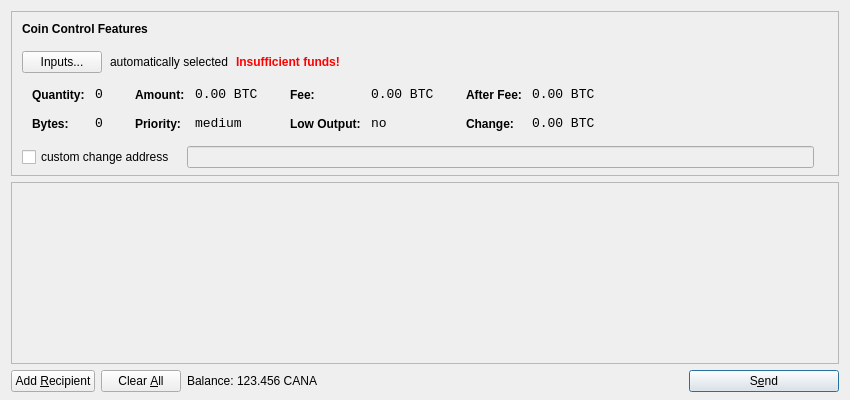
<?xml version="1.0" encoding="UTF-8"?>
<ui version="4.0">
 <class>SendCoinsDialog</class>
 <widget class="QDialog" name="SendCoinsDialog">
  <property name="geometry">
   <rect>
    <x>0</x>
    <y>0</y>
    <width>850</width>
    <height>400</height>
   </rect>
  </property>
  <property name="windowTitle">
   <string>Send Coins</string>
  </property>
  <layout class="QVBoxLayout" name="verticalLayout" stretch="0,1,0">
   <property name="bottomMargin">
    <number>8</number>
   </property>
   <item>
    <widget class="QFrame" name="frameCoinControl">
     <property name="sizePolicy">
      <sizepolicy hsizetype="Expanding" vsizetype="Expanding">
       <horstretch>0</horstretch>
       <verstretch>0</verstretch>
      </sizepolicy>
     </property>
     <property name="maximumSize">
      <size>
       <width>16777215</width>
       <height>16777215</height>
      </size>
     </property>
     <property name="frameShape">
      <enum>QFrame::StyledPanel</enum>
     </property>
     <property name="frameShadow">
      <enum>QFrame::Sunken</enum>
     </property>
     <layout class="QVBoxLayout" name="verticalLayoutCoinControl2">
      <property name="spacing">
       <number>-1</number>
      </property>
      <property name="leftMargin">
       <number>0</number>
      </property>
      <property name="topMargin">
       <number>0</number>
      </property>
      <property name="rightMargin">
       <number>0</number>
      </property>
      <property name="bottomMargin">
       <number>6</number>
      </property>
      <item>
       <layout class="QVBoxLayout" name="verticalLayoutCoinControl" stretch="0,0,0,0,1">
        <property name="spacing">
         <number>0</number>
        </property>
        <property name="leftMargin">
         <number>10</number>
        </property>
        <property name="topMargin">
         <number>10</number>
        </property>
        <item>
         <layout class="QHBoxLayout" name="horizontalLayoutCoinControl1">
          <property name="bottomMargin">
           <number>15</number>
          </property>
          <item>
           <widget class="QLabel" name="labelCoinControlFeatures">
            <property name="sizePolicy">
             <sizepolicy hsizetype="Preferred" vsizetype="Maximum">
              <horstretch>0</horstretch>
              <verstretch>0</verstretch>
             </sizepolicy>
            </property>
            <property name="font">
             <font>
              <weight>75</weight>
              <bold>true</bold>
             </font>
            </property>
            <property name="styleSheet">
             <string notr="true">font-weight:bold;</string>
            </property>
            <property name="text">
             <string>Coin Control Features</string>
            </property>
           </widget>
          </item>
         </layout>
        </item>
        <item>
         <layout class="QHBoxLayout" name="horizontalLayoutCoinControl2" stretch="0,0,0,0">
          <property name="spacing">
           <number>8</number>
          </property>
          <property name="bottomMargin">
           <number>10</number>
          </property>
          <item>
           <widget class="QPushButton" name="pushButtonCoinControl">
            <property name="styleSheet">
             <string notr="true"/>
            </property>
            <property name="text">
             <string>Inputs...</string>
            </property>
           </widget>
          </item>
          <item>
           <widget class="QLabel" name="labelCoinControlAutomaticallySelected">
            <property name="text">
             <string>automatically selected</string>
            </property>
            <property name="margin">
             <number>5</number>
            </property>
           </widget>
          </item>
          <item>
           <widget class="QLabel" name="labelCoinControlInsuffFunds">
            <property name="font">
             <font>
              <weight>75</weight>
              <bold>true</bold>
             </font>
            </property>
            <property name="styleSheet">
             <string notr="true">color:red;font-weight:bold;</string>
            </property>
            <property name="text">
             <string>Insufficient funds!</string>
            </property>
            <property name="margin">
             <number>5</number>
            </property>
           </widget>
          </item>
          <item>
           <spacer name="horizontalSpacerCoinControl">
            <property name="orientation">
             <enum>Qt::Horizontal</enum>
            </property>
            <property name="sizeHint" stdset="0">
             <size>
              <width>40</width>
              <height>1</height>
             </size>
            </property>
           </spacer>
          </item>
         </layout>
        </item>
        <item>
         <widget class="QWidget" name="widgetCoinControl" native="true">
          <property name="sizePolicy">
           <sizepolicy hsizetype="Preferred" vsizetype="Preferred">
            <horstretch>0</horstretch>
            <verstretch>0</verstretch>
           </sizepolicy>
          </property>
          <property name="minimumSize">
           <size>
            <width>0</width>
            <height>0</height>
           </size>
          </property>
          <property name="styleSheet">
           <string notr="true"/>
          </property>
          <layout class="QHBoxLayout" name="horizontalLayoutCoinControl5">
           <property name="margin">
            <number>0</number>
           </property>
           <item>
            <layout class="QHBoxLayout" name="horizontalLayoutCoinControl3" stretch="0,0,0,1">
             <property name="spacing">
              <number>20</number>
             </property>
             <property name="topMargin">
              <number>0</number>
             </property>
             <property name="bottomMargin">
              <number>10</number>
             </property>
             <item>
              <layout class="QFormLayout" name="formLayoutCoinControl1">
               <property name="horizontalSpacing">
                <number>10</number>
               </property>
               <property name="verticalSpacing">
                <number>14</number>
               </property>
               <property name="leftMargin">
                <number>10</number>
               </property>
               <property name="topMargin">
                <number>4</number>
               </property>
               <property name="rightMargin">
                <number>6</number>
               </property>
               <item row="0" column="0">
                <widget class="QLabel" name="labelCoinControlQuantityText">
                 <property name="styleSheet">
                  <string notr="true">font-weight:bold;</string>
                 </property>
                 <property name="text">
                  <string>Quantity:</string>
                 </property>
                 <property name="margin">
                  <number>0</number>
                 </property>
                </widget>
               </item>
               <item row="0" column="1">
                <widget class="QLabel" name="labelCoinControlQuantity">
                 <property name="font">
                  <font>
                   <family>Monospace</family>
                   <pointsize>10</pointsize>
                  </font>
                 </property>
                 <property name="cursor">
                  <cursorShape>IBeamCursor</cursorShape>
                 </property>
                 <property name="contextMenuPolicy">
                  <enum>Qt::ActionsContextMenu</enum>
                 </property>
                 <property name="text">
                  <string notr="true">0</string>
                 </property>
                 <property name="margin">
                  <number>0</number>
                 </property>
                 <property name="textInteractionFlags">
                  <set>Qt::LinksAccessibleByMouse|Qt::TextSelectableByKeyboard|Qt::TextSelectableByMouse</set>
                 </property>
                </widget>
               </item>
               <item row="1" column="0">
                <widget class="QLabel" name="labelCoinControlBytesText">
                 <property name="styleSheet">
                  <string notr="true">font-weight:bold;</string>
                 </property>
                 <property name="text">
                  <string>Bytes:</string>
                 </property>
                </widget>
               </item>
               <item row="1" column="1">
                <widget class="QLabel" name="labelCoinControlBytes">
                 <property name="font">
                  <font>
                   <family>Monospace</family>
                   <pointsize>10</pointsize>
                  </font>
                 </property>
                 <property name="cursor">
                  <cursorShape>IBeamCursor</cursorShape>
                 </property>
                 <property name="contextMenuPolicy">
                  <enum>Qt::ActionsContextMenu</enum>
                 </property>
                 <property name="text">
                  <string notr="true">0</string>
                 </property>
                 <property name="textInteractionFlags">
                  <set>Qt::LinksAccessibleByMouse|Qt::TextSelectableByKeyboard|Qt::TextSelectableByMouse</set>
                 </property>
                </widget>
               </item>
              </layout>
             </item>
             <item>
              <layout class="QFormLayout" name="formLayoutCoinControl2">
               <property name="horizontalSpacing">
                <number>10</number>
               </property>
               <property name="verticalSpacing">
                <number>14</number>
               </property>
               <property name="leftMargin">
                <number>6</number>
               </property>
               <property name="topMargin">
                <number>4</number>
               </property>
               <property name="rightMargin">
                <number>6</number>
               </property>
               <item row="0" column="0">
                <widget class="QLabel" name="labelCoinControlAmountText">
                 <property name="styleSheet">
                  <string notr="true">font-weight:bold;</string>
                 </property>
                 <property name="text">
                  <string>Amount:</string>
                 </property>
                 <property name="margin">
                  <number>0</number>
                 </property>
                </widget>
               </item>
               <item row="0" column="1">
                <widget class="QLabel" name="labelCoinControlAmount">
                 <property name="font">
                  <font>
                   <family>Monospace</family>
                   <pointsize>10</pointsize>
                  </font>
                 </property>
                 <property name="cursor">
                  <cursorShape>IBeamCursor</cursorShape>
                 </property>
                 <property name="contextMenuPolicy">
                  <enum>Qt::ActionsContextMenu</enum>
                 </property>
                 <property name="text">
                  <string notr="true">0.00 BTC</string>
                 </property>
                 <property name="textInteractionFlags">
                  <set>Qt::LinksAccessibleByMouse|Qt::TextSelectableByKeyboard|Qt::TextSelectableByMouse</set>
                 </property>
                </widget>
               </item>
               <item row="1" column="0">
                <widget class="QLabel" name="labelCoinControlPriorityText">
                 <property name="styleSheet">
                  <string notr="true">font-weight:bold;</string>
                 </property>
                 <property name="text">
                  <string>Priority:</string>
                 </property>
                </widget>
               </item>
               <item row="1" column="1">
                <widget class="QLabel" name="labelCoinControlPriority">
                 <property name="font">
                  <font>
                   <family>Monospace</family>
                   <pointsize>10</pointsize>
                  </font>
                 </property>
                 <property name="cursor">
                  <cursorShape>IBeamCursor</cursorShape>
                 </property>
                 <property name="contextMenuPolicy">
                  <enum>Qt::ActionsContextMenu</enum>
                 </property>
                 <property name="text">
                  <string>medium</string>
                 </property>
                 <property name="textInteractionFlags">
                  <set>Qt::LinksAccessibleByMouse|Qt::TextSelectableByKeyboard|Qt::TextSelectableByMouse</set>
                 </property>
                </widget>
               </item>
              </layout>
             </item>
             <item>
              <layout class="QFormLayout" name="formLayoutCoinControl3">
               <property name="horizontalSpacing">
                <number>10</number>
               </property>
               <property name="verticalSpacing">
                <number>14</number>
               </property>
               <property name="leftMargin">
                <number>6</number>
               </property>
               <property name="topMargin">
                <number>4</number>
               </property>
               <property name="rightMargin">
                <number>6</number>
               </property>
               <item row="0" column="0">
                <widget class="QLabel" name="labelCoinControlFeeText">
                 <property name="styleSheet">
                  <string notr="true">font-weight:bold;</string>
                 </property>
                 <property name="text">
                  <string>Fee:</string>
                 </property>
                 <property name="margin">
                  <number>0</number>
                 </property>
                </widget>
               </item>
               <item row="0" column="1">
                <widget class="QLabel" name="labelCoinControlFee">
                 <property name="font">
                  <font>
                   <family>Monospace</family>
                   <pointsize>10</pointsize>
                  </font>
                 </property>
                 <property name="cursor">
                  <cursorShape>IBeamCursor</cursorShape>
                 </property>
                 <property name="contextMenuPolicy">
                  <enum>Qt::ActionsContextMenu</enum>
                 </property>
                 <property name="text">
                  <string notr="true">0.00 BTC</string>
                 </property>
                 <property name="textInteractionFlags">
                  <set>Qt::LinksAccessibleByMouse|Qt::TextSelectableByKeyboard|Qt::TextSelectableByMouse</set>
                 </property>
                </widget>
               </item>
               <item row="1" column="0">
                <widget class="QLabel" name="labelCoinControlLowOutputText">
                 <property name="styleSheet">
                  <string notr="true">font-weight:bold;</string>
                 </property>
                 <property name="text">
                  <string>Low Output:</string>
                 </property>
                </widget>
               </item>
               <item row="1" column="1">
                <widget class="QLabel" name="labelCoinControlLowOutput">
                 <property name="font">
                  <font>
                   <family>Monospace</family>
                   <pointsize>10</pointsize>
                  </font>
                 </property>
                 <property name="cursor">
                  <cursorShape>IBeamCursor</cursorShape>
                 </property>
                 <property name="contextMenuPolicy">
                  <enum>Qt::ActionsContextMenu</enum>
                 </property>
                 <property name="text">
                  <string>no</string>
                 </property>
                 <property name="textInteractionFlags">
                  <set>Qt::LinksAccessibleByMouse|Qt::TextSelectableByKeyboard|Qt::TextSelectableByMouse</set>
                 </property>
                </widget>
               </item>
              </layout>
             </item>
             <item>
              <layout class="QFormLayout" name="formLayoutCoinControl4">
               <property name="horizontalSpacing">
                <number>10</number>
               </property>
               <property name="verticalSpacing">
                <number>14</number>
               </property>
               <property name="leftMargin">
                <number>6</number>
               </property>
               <property name="topMargin">
                <number>4</number>
               </property>
               <property name="rightMargin">
                <number>6</number>
               </property>
               <item row="0" column="0">
                <widget class="QLabel" name="labelCoinControlAfterFeeText">
                 <property name="styleSheet">
                  <string notr="true">font-weight:bold;</string>
                 </property>
                 <property name="text">
                  <string>After Fee:</string>
                 </property>
                 <property name="margin">
                  <number>0</number>
                 </property>
                </widget>
               </item>
               <item row="0" column="1">
                <widget class="QLabel" name="labelCoinControlAfterFee">
                 <property name="font">
                  <font>
                   <family>Monospace</family>
                   <pointsize>10</pointsize>
                  </font>
                 </property>
                 <property name="cursor">
                  <cursorShape>IBeamCursor</cursorShape>
                 </property>
                 <property name="contextMenuPolicy">
                  <enum>Qt::ActionsContextMenu</enum>
                 </property>
                 <property name="text">
                  <string notr="true">0.00 BTC</string>
                 </property>
                 <property name="textInteractionFlags">
                  <set>Qt::LinksAccessibleByMouse|Qt::TextSelectableByKeyboard|Qt::TextSelectableByMouse</set>
                 </property>
                </widget>
               </item>
               <item row="1" column="0">
                <widget class="QLabel" name="labelCoinControlChangeText">
                 <property name="styleSheet">
                  <string notr="true">font-weight:bold;</string>
                 </property>
                 <property name="text">
                  <string>Change:</string>
                 </property>
                </widget>
               </item>
               <item row="1" column="1">
                <widget class="QLabel" name="labelCoinControlChange">
                 <property name="font">
                  <font>
                   <family>Monospace</family>
                   <pointsize>10</pointsize>
                  </font>
                 </property>
                 <property name="cursor">
                  <cursorShape>IBeamCursor</cursorShape>
                 </property>
                 <property name="contextMenuPolicy">
                  <enum>Qt::ActionsContextMenu</enum>
                 </property>
                 <property name="text">
                  <string notr="true">0.00 BTC</string>
                 </property>
                 <property name="textInteractionFlags">
                  <set>Qt::LinksAccessibleByMouse|Qt::TextSelectableByKeyboard|Qt::TextSelectableByMouse</set>
                 </property>
                </widget>
               </item>
              </layout>
             </item>
            </layout>
           </item>
          </layout>
         </widget>
        </item>
        <item>
         <layout class="QHBoxLayout" name="horizontalLayoutCoinControl4" stretch="0,0,0">
          <property name="spacing">
           <number>12</number>
          </property>
          <property name="sizeConstraint">
           <enum>QLayout::SetDefaultConstraint</enum>
          </property>
          <property name="topMargin">
           <number>5</number>
          </property>
          <property name="rightMargin">
           <number>5</number>
          </property>
          <item>
           <widget class="QCheckBox" name="checkBoxCoinControlChange">
            <property name="text">
             <string>custom change address</string>
            </property>
           </widget>
          </item>
          <item>
           <widget class="QLineEdit" name="lineEditCoinControlChange">
            <property name="enabled">
             <bool>false</bool>
            </property>
            <property name="sizePolicy">
             <sizepolicy hsizetype="Expanding" vsizetype="Fixed">
              <horstretch>0</horstretch>
              <verstretch>0</verstretch>
             </sizepolicy>
            </property>
           </widget>
          </item>
          <item>
           <widget class="QLabel" name="labelCoinControlChangeLabel">
            <property name="sizePolicy">
             <sizepolicy hsizetype="Preferred" vsizetype="Expanding">
              <horstretch>0</horstretch>
              <verstretch>0</verstretch>
             </sizepolicy>
            </property>
            <property name="minimumSize">
             <size>
              <width>0</width>
              <height>0</height>
             </size>
            </property>
            <property name="text">
             <string/>
            </property>
            <property name="margin">
             <number>3</number>
            </property>
           </widget>
          </item>
         </layout>
        </item>
        <item>
         <spacer name="verticalSpacerCoinControl">
          <property name="orientation">
           <enum>Qt::Vertical</enum>
          </property>
          <property name="sizeHint" stdset="0">
           <size>
            <width>800</width>
            <height>1</height>
           </size>
          </property>
         </spacer>
        </item>
       </layout>
      </item>
     </layout>
    </widget>
   </item>
   <item>
    <widget class="QScrollArea" name="scrollArea">
     <property name="widgetResizable">
      <bool>true</bool>
     </property>
     <widget class="QWidget" name="scrollAreaWidgetContents">
      <property name="geometry">
       <rect>
        <x>0</x>
        <y>0</y>
        <width>830</width>
        <height>165</height>
       </rect>
      </property>
      <layout class="QVBoxLayout" name="verticalLayout_2">
       <property name="margin">
        <number>0</number>
       </property>
       <item>
        <layout class="QVBoxLayout" name="entries">
         <property name="spacing">
          <number>6</number>
         </property>
        </layout>
       </item>
       <item>
        <spacer name="verticalSpacer">
         <property name="orientation">
          <enum>Qt::Vertical</enum>
         </property>
         <property name="sizeHint" stdset="0">
          <size>
           <width>20</width>
           <height>40</height>
          </size>
         </property>
        </spacer>
       </item>
      </layout>
     </widget>
    </widget>
   </item>
   <item>
    <layout class="QHBoxLayout" name="horizontalLayout">
     <item>
      <widget class="QPushButton" name="addButton">
       <property name="toolTip">
        <string>Send to multiple recipients at once</string>
       </property>
       <property name="text">
        <string>Add &amp;Recipient</string>
       </property>
       <property name="icon">
        <iconset resource="../bitcoin.qrc">
         <normaloff>:/icons/add</normaloff>:/icons/add</iconset>
       </property>
       <property name="autoDefault">
        <bool>false</bool>
       </property>
      </widget>
     </item>
     <item>
      <widget class="QPushButton" name="clearButton">
       <property name="sizePolicy">
        <sizepolicy hsizetype="Minimum" vsizetype="Fixed">
         <horstretch>0</horstretch>
         <verstretch>0</verstretch>
        </sizepolicy>
       </property>
       <property name="toolTip">
        <string>Remove all transaction fields</string>
       </property>
       <property name="text">
        <string>Clear &amp;All</string>
       </property>
       <property name="icon">
        <iconset resource="../bitcoin.qrc">
         <normaloff>:/icons/remove</normaloff>:/icons/remove</iconset>
       </property>
       <property name="autoRepeatDelay">
        <number>300</number>
       </property>
       <property name="autoDefault">
        <bool>false</bool>
       </property>
      </widget>
     </item>
     <item>
      <layout class="QHBoxLayout" name="horizontalLayout_2">
       <property name="spacing">
        <number>3</number>
       </property>
       <item>
        <widget class="QLabel" name="label">
         <property name="text">
          <string>Balance:</string>
         </property>
        </widget>
       </item>
       <item>
        <widget class="QLabel" name="labelBalance">
         <property name="cursor">
          <cursorShape>IBeamCursor</cursorShape>
         </property>
         <property name="text">
          <string>123.456 CANA</string>
         </property>
         <property name="textInteractionFlags">
          <set>Qt::LinksAccessibleByMouse|Qt::TextSelectableByKeyboard|Qt::TextSelectableByMouse</set>
         </property>
        </widget>
       </item>
      </layout>
     </item>
     <item>
      <spacer name="horizontalSpacer">
       <property name="orientation">
        <enum>Qt::Horizontal</enum>
       </property>
       <property name="sizeHint" stdset="0">
        <size>
         <width>40</width>
         <height>20</height>
        </size>
       </property>
      </spacer>
     </item>
     <item>
      <widget class="QPushButton" name="sendButton">
       <property name="minimumSize">
        <size>
         <width>150</width>
         <height>0</height>
        </size>
       </property>
       <property name="toolTip">
        <string>Confirm the send action</string>
       </property>
       <property name="text">
        <string>S&amp;end</string>
       </property>
       <property name="icon">
        <iconset resource="../bitcoin.qrc">
         <normaloff>:/icons/send</normaloff>:/icons/send</iconset>
       </property>
       <property name="default">
        <bool>true</bool>
       </property>
      </widget>
     </item>
    </layout>
   </item>
  </layout>
 </widget>
 <resources>
  <include location="../bitcoin.qrc"/>
 </resources>
 <connections/>
</ui>
